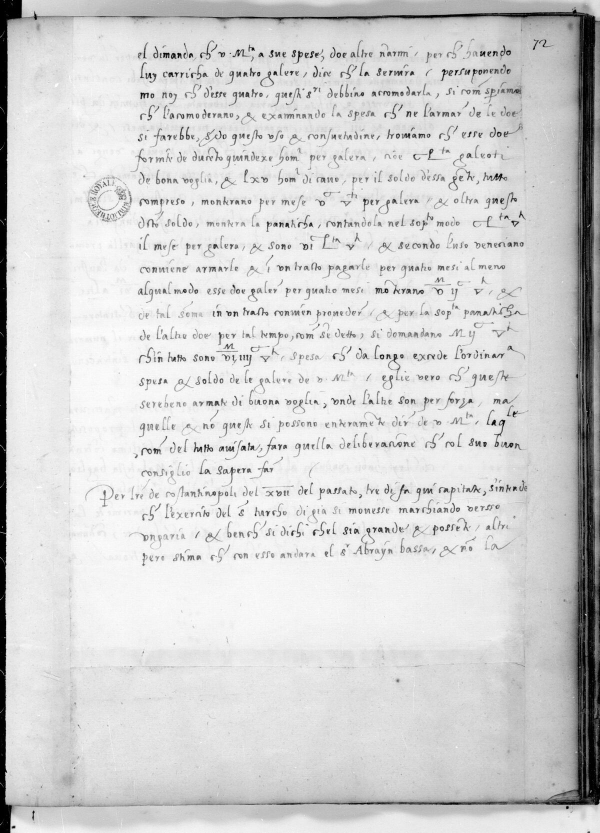
#> input picture targets/sormano/arya/img3000/f142_1200.jpg, 1200 x 1665 px, given in place of f119_cipher.jpg, which was not available (shown at 1/2 size)
$ python zz.py 3
#> lines starting #> are read from the running program, lines starting #| are printed output that depends on the picture
import sys
from PIL import Image
im=Image.open('img/f119_cipher.jpg')
#> im is the input picture: PIL image 1200x1665 L; min 0, max 255, mean 211.6
R={32:(3406,3430,3418),34:(3609,3646,3618),35:(3716,3749,3723),5:(631,674,663),9:(1054,1067,1066),10:(1153,1172,1166),8:(951,970,960),11:(1259,1276,1281),17:(1830,1894,1888),18:(1949,1994,2002),20:(2128,2190,2198),23:(2442,2500,2493),0:(155,194,203),7:(835,869,855),1:(255,278,291),2:(358,375,382),3:(436,472,466),4:(540,571,561),12:(1334,1379,1373),13:(1451,1481,1487),14:(1557,1588,1574),19:(2055,2089,2101),21:(2250,2293,2299),22:(2358,2401,2398),24:(2554,2599,2601),25:(2649,2702,2707),27:(2887,2918,2896),30:(3190,3212,3203),31:(3277,3333,3308),33:(3504,3542,3523),36:(3822,3852,3827),37:(3938,3964,3941),40:(4252,4293,4276),26:(2766,2814,2806),28:(2941,3016,3003),29:(3062,3109,3102),38:(4020,4080,4064),39:(4148,4186,4177)}
k=int(sys.argv[1]); cs=R[k]
for p,((x0,x1),c) in enumerate(zip([(0,1450),(1350,2800),(2700,4135)],cs)):
    im.crop((x0,c-60,x0+1450,c+45)).resize((2000,145)).save(f'img/h{k}_{p}.png')
#> this loop made 3 passes
#> pass 1, `im.crop((x0,c-60,x0+1450,c+45)).resize((2000,145)).save(f'img/h{k}_{p}..`:
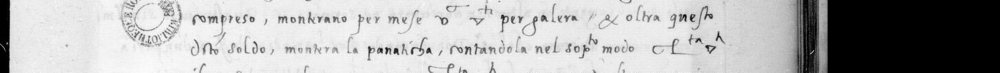
#> saved as h3_0.png: PIL image 2000x145 L (shown at 1/2 size); min 0, max 255, mean 177.2

$ run again, on targets/sormano/arya/img3000/f146_1200.jpg
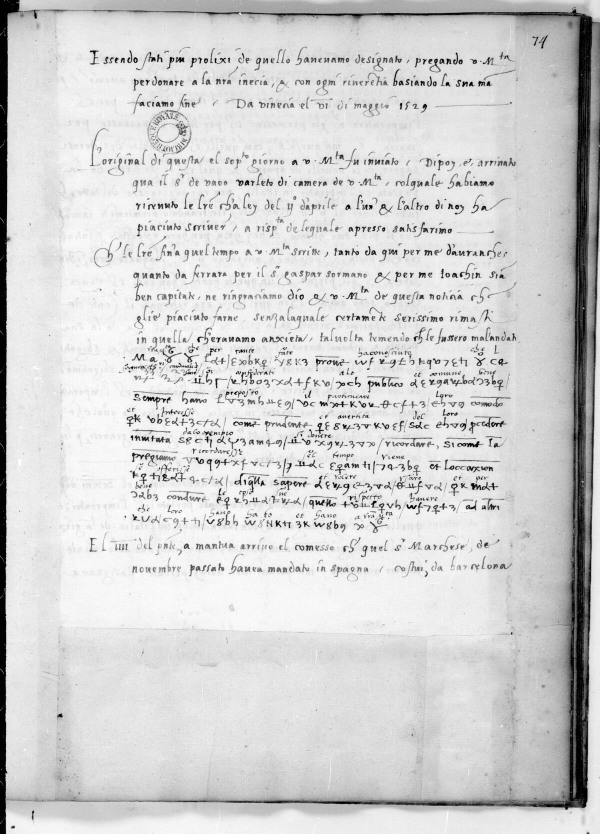
#> input picture targets/sormano/arya/img3000/f146_1200.jpg, 1200 x 1667 px, given in place of f119_cipher.jpg, which was not available (shown at 1/2 size)
#> im is the input picture: PIL image 1200x1667 L; min 0, max 255, mean 209.7
#> the loop `for p,((x0,x1),c) in enumerate(zip([(0,1450),(1350,2800),(2700,4135)],..` made 3 passes
#> pass 1, `im.crop((x0,c-60,x0+1450,c+45)).resize((2000,145)).save(f'img/h{k}_{p}..`:
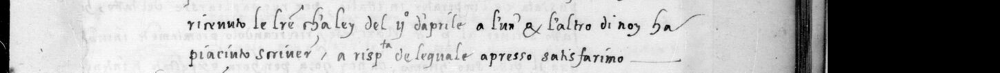
#> saved as h3_0.png: PIL image 2000x145 L (shown at 1/2 size); min 0, max 255, mean 176.2
